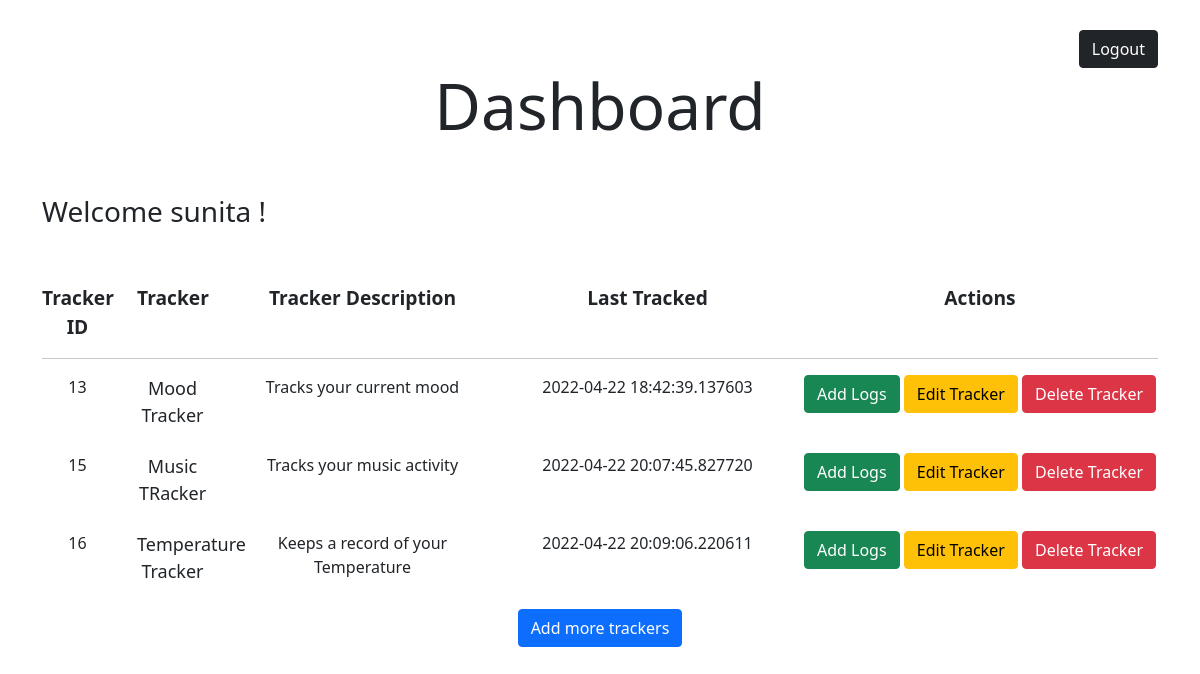
The page /dashboard/11 on the database its author committed.
### models.py (models this page shows)
class USER(db.Model):
    __tablename__="user"
    user_id = db.Column(db.Integer,autoincrement=True,primary_key=True)
    user_name = db.Column(db.String,nullable=False)
    user_email = db.Column(db.String,unique=True)
    user_password = db.Column(db.String,nullable=False,unique=True)

class TRACKER(db.Model):
    __tablename__="tracker"
    id = db.Column(db.Integer,autoincrement=True,primary_key=True)
    tracker_name = db.Column(db.String,nullable=False)
    tracker_description = db.Column(db.String)
    tracker_type = db.Column(db.String)
    settings = db.Column(db.String)

class TRACKER_LOGS(db.Model):
    __tablename__="tracker_logs"
    tracker_log_id = db.Column(db.Integer,autoincrement=True,primary_key=True)
    values = db.Column(db.String,nullable=False)
    time_duration = db.Column(db.String)
    timestamp = db.Column(db.String)
    note = db.Column(db.String)

### app.py (the view)
@app.route("/dashboard/<int:userid>",methods=["GET","POST"])
def dashboard(userid):
    trackers=[]
    user = USER.query.filter_by(user_id=userid).first()
    inter = INTERMEDIATE.query.filter_by(user_id=userid).all()
    for i in inter:
        tracker=TRACKER.query.filter_by(id=i.tracker_id).first()
        trackers.append(tracker)
    timestamp=[]
    for i in trackers:
        inter_log = INTERMEDIATE_TRACKER.query.filter_by(tracker_id=i.id).all()
        print(inter_log)
        if len(inter_log)==0:
            timestamp.append("No logs")
        else:
            tracker_log = TRACKER_LOGS.query.filter_by(tracker_log_id=inter_log[-1].tracker_log_id).first()
            timestamp.append(tracker_log.timestamp)
    length= len(trackers)
    return render_template("dashboard.html",trackers=trackers,userid=userid,username=user.user_name,timestamp=timestamp,length=length)

### templates/dashboard.html (shortened to what this page needs)
<!DOCTYPE html>
<html lang="en">
<head>
    <link href="https://cdn.jsdelivr.net/npm/bootstrap@5.1.3/dist/css/bootstrap.min.css" rel="stylesheet">
    <link rel="stylesheet" href="/static/dashboard.css">
</head>
<body>
    <div class="container">
        <div class="row">
            <div class="col-sm-12" id="logout">
                <a href="/logout/{{userid}}" class="btn btn-dark float-right" role="button">Logout</a>
            </div>
        </div>
        <h1>Dashboard</h1>
        <h3>Welcome {{username}} !</h3>
        <br>
        <br>
        {% if trackers %}
        <div class="row">
            <div class="col-lg-1 headings">Tracker ID</div>
            <div class="col-lg-1 headings">Tracker</div>
            <div class="col-lg-3 headings">Tracker Description</div>
            <div class="col-lg-3 headings">Last Tracked</div>
            <div class="col-lg-4 headings">Actions</div>
        </div>
        <hr>
        {% for i in range(0,length): %}
        <div class="row">
            <div class="col-lg-1 content">{{trackers[i]["id"]}}</div>
            <div class="col-lg-1 content name"><a href="/details/{{trackers[i].id}}/{{userid}}">{{trackers[i]["tracker_name"]}}</a></div>
            <div class="col-lg-3 content">{{trackers[i]["tracker_description"]}}</div>
            <div class="col-lg-3 content">{{timestamp[i]}}</div>
            <div class="col-lg-4 content">
                <a href="/log/{{trackers[i].id}}" class="btn btn-success" role="button">Add Logs</a>
                <a href="/edit/{{trackers[i].id}}" class="btn btn-warning" role="button">Edit Tracker</a>
                <a href="/delete/{{trackers[i].id}}" class="btn btn-danger" role="button">Delete Tracker</a>
            </div>
        </div>
        <br>
        {% endfor %}
        {% endif %}
        <div class="row">
            <div class="col-lg-12">
                <a href="/add_tracker/{{userid}}" class="btn btn-primary" role="button">Add more trackers</a>
            </div>
        </div>
    </div>
</body>
</html>

### static/dashboard.css (style rules this page uses)
.container { padding-top: 30px; }
.name { font-size: large; }
h1 { text-align: center; margin-bottom: 50px; font-weight: 200px; font-size: 400%; }
.col-lg-12 { text-align: center; }
.headings { text-align: center; font-weight: bold; font-size: larger; }
.content { text-align: center; }
a, a:hover, a:focus, a:active { text-decoration: none; color: inherit; }
#logout { text-align: right; }

### rows shown on the page
USER: user_name "sunita"
TRACKER: id "13", tracker_name "Mood Tracker", tracker_description "Tracks your current mood"
TRACKER_LOGS: timestamp "2022-04-22 18:42:39.137603"
TRACKER: id "15", tracker_name "Music TRacker", tracker_description "Tracks your music activity"
TRACKER_LOGS: timestamp "2022-04-22 20:07:45.827720"
TRACKER: id "16", tracker_name "Temperature Tracker", tracker_description "Keeps a record of your Temperature"
TRACKER_LOGS: timestamp "2022-04-22 20:09:06.220611"
